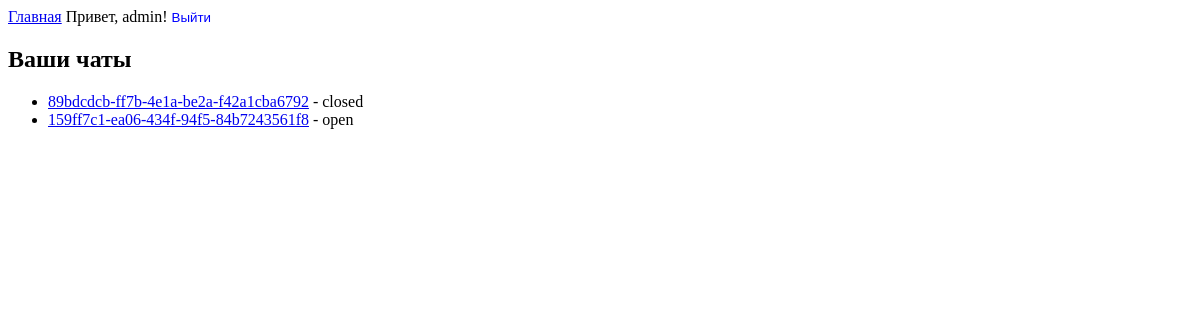
The app's page /chats/ (signed in), older data.
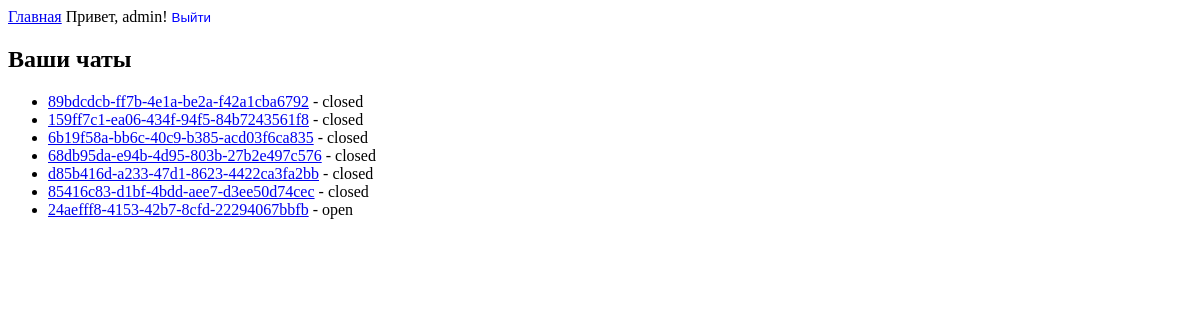
The same page, newer data.
### tpi_drf/models.py (models this page shows, shortened)
class Chat(models.Model):
    uuid = models.UUIDField(primary_key=True, default=uuid.uuid4, editable=False, unique=True)
    user = models.ForeignKey(UserProfile, on_delete=models.CASCADE)
    status = models.CharField(max_length=20, choices=[('open', 'Open'), ('closed', 'Closed')], default='open')
    created = models.DateTimeField(auto_now_add=True)
    closed = models.DateTimeField(null=True, blank=True)

### tpi_drf/views.py (the view)
# urls.py: path('chats/', views.user_chat_list, name='chat_list'),
@login_required
def user_chat_list(request):
    user_profile, created = UserProfile.objects.get_or_create(user=request.user)
    chats = Chat.objects.filter(user=user_profile)
    return render(request, 'user_chat_list.html', {'chats': chats, 'no_chats': False})

### tpi_drf/templates/user_chat_list.html (shortened to what this page needs)
{% extends 'base.html' %}
{% block content %}
<h2>Ваши чаты</h2>
{% if chats %}
    <ul>
    {% for chat in chats %}
        <li><a href="{% url 'chat_detail' chat.uuid %}">{{ chat.uuid }}</a> - {{ chat.status }}</li>
    {% endfor %}
    </ul>
{% else %}
    <p>У вас нет активных чатов.</p>
{% endif %}
{% endblock %}

### tpi_drf/templates/base.html (shortened to what this page needs)
<!DOCTYPE html>
<html lang="en">
<head>
</head>
<body>
    <div class="navbar">
        <a href="{% url 'home' %}">Главная</a>
        {% if user.is_authenticated %}
            Привет, {{ user.username }}!
            <form action="{% url 'logout' %}" method="post" style="display: inline;">
                <button type="submit" style="background: none; border: none; padding: 0; color: #00f; cursor: pointer;">
                    Выйти
                </button>
            </form>
        {% else %}
            <a href="{% url 'login' %}">Вход</a> | <a href="{% url 'register' %}">Регистрация</a>
        {% endif %}
    </div>
    <div class="container">
        {% block content %}
        {% endblock %}
    </div>
</body>
</html>

Row changes from the older to the newer data that the page shows:
changed Chat "159ff7c1-ea06-434f-94f5-84b7243561f8": status "open" → "closed"
added Chat: uuid "6b19f58a-bb6c-40c9-b385-acd03f6ca835", status "closed"
added Chat: uuid "68db95da-e94b-4d95-803b-27b2e497c576", status "closed"
added Chat: uuid "d85b416d-a233-47d1-8623-4422ca3fa2bb", status "closed"
added Chat: uuid "85416c83-d1bf-4bdd-aee7-d3ee50d74cec", status "closed"
added Chat: uuid "24aefff8-4153-42b7-8cfd-22294067bbfb", status "open"
